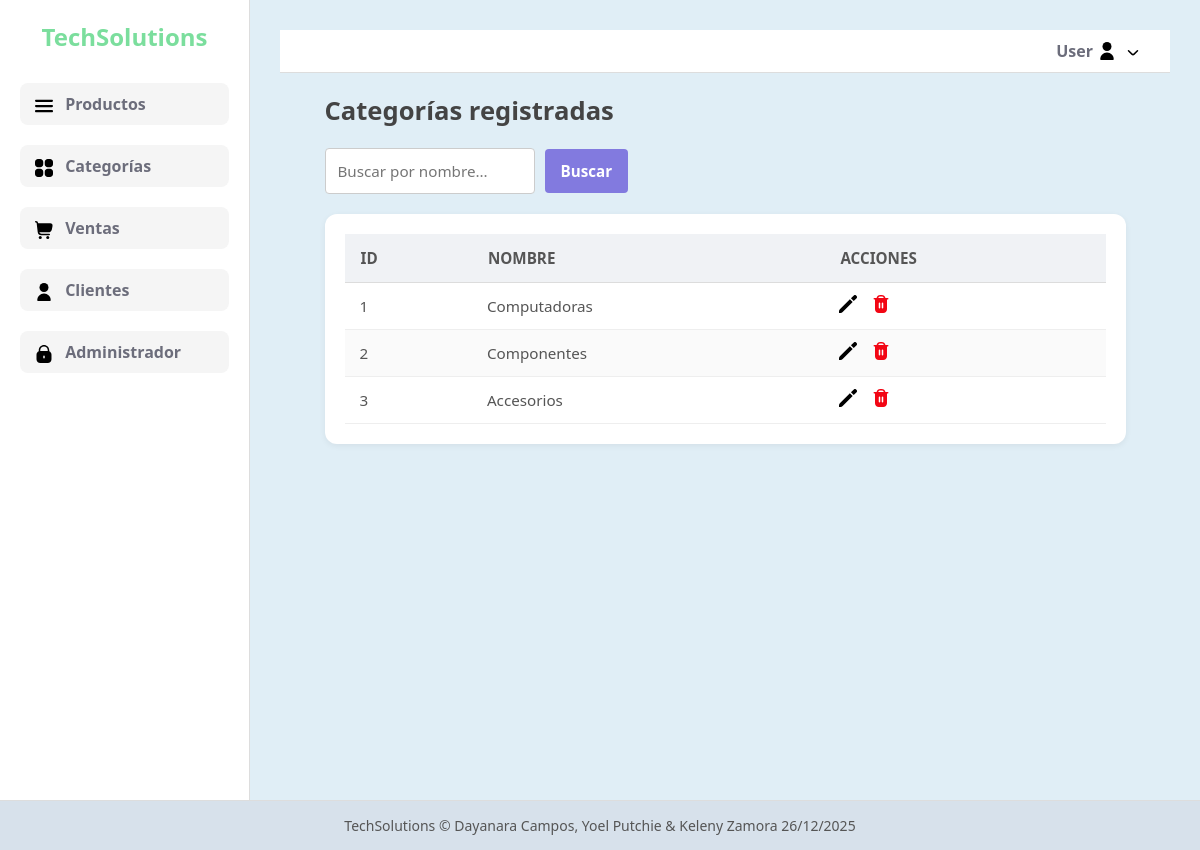
The app's page /view_categories/ (signed in) with its own data.
### TechSolutionsApp/models.py (models this page shows, shortened)
class Category(models.Model):
    categoryId = models.AutoField(primary_key=True)
    name = models.CharField(max_length=100)
    class Meta:
        verbose_name_plural = "Categories"

### TechSolutionsApp/views/authentication.py (the view)
    def wrapper(request, *args, **kwargs):
        if not is_authenticated(request):
            return redirect('login')
        return view_func(request, *args, **kwargs)

### TechSolutionsApp/views/authentication.py (called while the page is built)
def is_authenticated(request):
    return request.session.get('employee_id') is not None

def login_required(view_func):
    def wrapper(request, *args, **kwargs):
        if not is_authenticated(request):
            return redirect('login')
        return view_func(request, *args, **kwargs)
    return wrapper

### TechSolutionsApp/views/categories.py (called while the page is built)
@login_required
def view_categories(request):
    query = request.GET.get('q', '')
    categories = Category.objects.all()
    role = request.session.get('role_id')
    if query:
        categories = categories.filter(Q(name__icontains=query))
    return render(request, 'categories/view_categories.html', {'categories': categories, 'role': role})

### TechSolutionsApp/templates/categories/view_categories.html (shortened to what this page needs)
{% extends "layout.html" %}
{% load static %}
{% block extra_css %}
    <link rel="stylesheet" href="{% static 'css/categories/view_categories.css' %}">
    <link rel="stylesheet" href="https://cdn-uicons.flaticon.com/uicons-solid-rounded/css/uicons-solid-rounded.css">
{% endblock %}
{% block contenido %}
    <h2 class="page-title">Categorías registradas</h2>
    <div class="search-container">
        <form method="get" class="search-form">
            <input type="text" name="q" value="{{ query }}" placeholder="Buscar por nombre..." class="search-input">
            <button type="submit" class="search-button">Buscar</button>
        </form>
    </div>
    {% if categories %}
        <div class="table-container">
            <table class="table">
                <thead>
                    <tr>
                        <th>ID</th>
                        <th>NOMBRE</th>
                        {% if role == 1 %}
                            <th>ACCIONES</th>
                        {% endif %}
                    </tr>
                </thead>
                <tbody>
                    {% for category in categories %}
                        <tr>
                            <td>{{ category.categoryId }}</td>
                            <td>{{ category.name }}</td>
                            {% if role == 1 %}
                                <td class="actions">
                                    <div class="actions-buttons">
                                        <a href="{% url 'edit_category' category.categoryId %}" class="icon-link" title="Editar">
                                            <img src="{% static 'images/icons/edit.svg' %}" alt="Editar" class="action-icon edit-icon">
                                        </a>
                                        <form method="POST" action="{% url 'delete_category' category.categoryId %}">
                                            <button type="submit" class="icon-link" title="Eliminar" onclick="return confirm('¿Estás seguro de que deseas eliminar esta categoría?. Esta acción podría afectar a los productos registrados en dicha categoría.');">
                                                <img src="{% static 'images/icons/delete.svg' %}" alt="Eliminar" class="action-icon delete-icon">
                                            </button>
                                        </form>
                                    </div>
                                </td>
                            {% endif %}
                        </tr>
                    {% endfor %}
                </tbody>
            </table>
        </div>
    {% else %}
        <p class="no-categories">No hay categorías.</p>
    {% endif %}
{% endblock %}

### TechSolutionsApp/static/css/layout.css (style rules this page uses)
* { margin: 0; padding: 0; box-sizing: border-box; font-family: 'Segoe UI', Tahoma, Geneva, Verdana, sans-serif; }
body { background-color: #e0eef6; color: #333; font-size: 16px; }

### TechSolutionsApp/static/css/categories/view_categories.css (style rules this page uses)
h2 { font-size: 1.6rem; margin-bottom: 20px; text-align: center; color: #444; }
.table-container { width: 90%; margin: 0 auto; padding: 20px; background: #ffffff; border-radius: 12px; box-shadow: 0 2px 6px rgba(0, 0, 0, 0.06); overflow-x: auto; }
.page-title { text-align: left; margin-left: 5%; }
table { width: 100%; border-collapse: collapse; font-size: 0.95rem; background-color: #fff; }
table thead { background-color: #f0f2f5; }
table th { padding: 14px 16px; text-align: left; font-weight: 600; color: #555; border-bottom: 1px solid #dcdcdc; }
table td { padding: 12px 15px; border-bottom: 1px solid #eee; color: #555; }
table tr:nth-child(even) { background-color: #fafafa; }
td.actions { padding: 12px 15px; vertical-align: middle; }
.actions-buttons { display: flex; gap: 15px; justify-content: flex-start; flex-wrap: nowrap; }
.actions-buttons button { background: none; border: none; padding: 0; cursor: pointer; display: inline-flex; justify-content: center; align-items: center; }
.edit-icon, .delete-icon { font-size: 18px; transition: transform 0.2s; cursor: pointer; }
.edit-icon { color: goldenrod; }
.delete-icon { color: #e74c3c; }
.search-container { margin-left: 5%; display: flex; justify-content: space-between; align-items: center; margin-bottom: 20px; }
.search-form { display: flex; gap: 10px; align-items: center; flex-wrap: nowrap; }
.search-input { flex: 0 0 210px; max-width: 210px; padding: 12px; border: 1px solid #ccc; border-radius: 4px; font-size: 0.95rem; }
.search-button { padding: 12px 16px; background-color: #827adf; color: #fff; border: none; border-radius: 4px; cursor: pointer; font-size: 0.95rem; font-weight: bold; transition: background-color 0.3s ease; }
.action-icon { width: 18px; height: 18px; transition: transform 0.2s ease; cursor: pointer; }
.edit-icon { filter: sepia(1) saturate(1000%) hue-rotate(30deg); }
.delete-icon { filter: brightness(0) saturate(100%) invert(18%) sepia(100%) saturate(7499%) hue-rotate(353deg) brightness(94%) contrast(102%); }

### records on screen
Category: categoryId "1", name "Computadoras"
Category: categoryId "2", name "Componentes"
Category: categoryId "3", name "Accesorios"

### other values on screen
{{ request.session.name }} "User"
